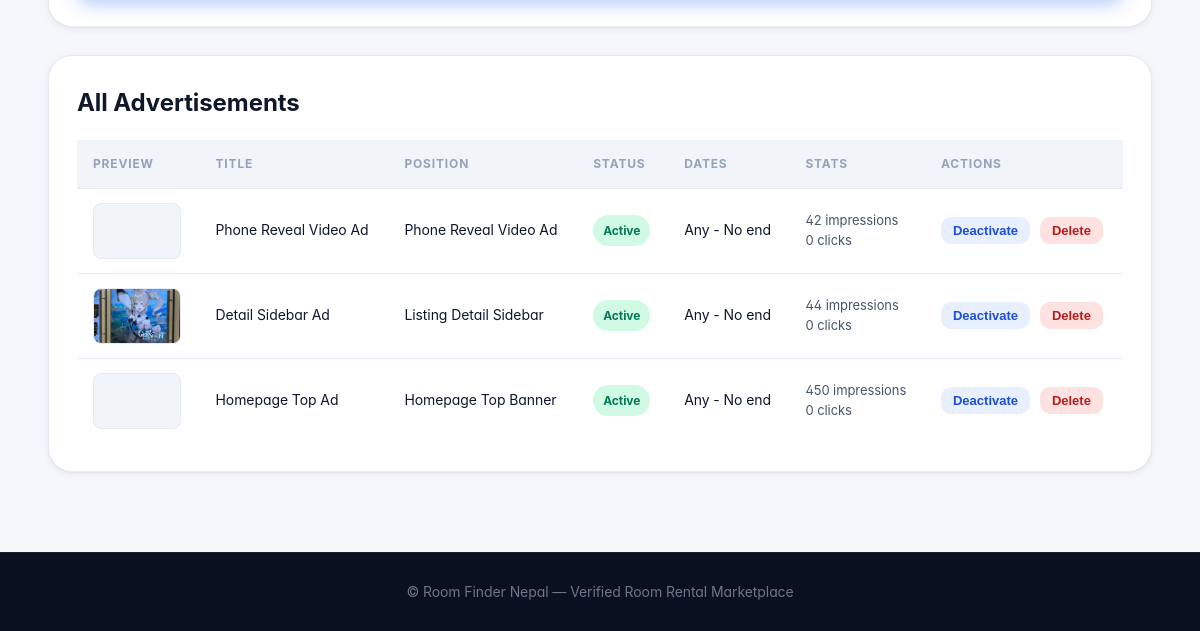
/dashboard/ads/ (signed in, lower part), run on an earlier commit of the app's database.
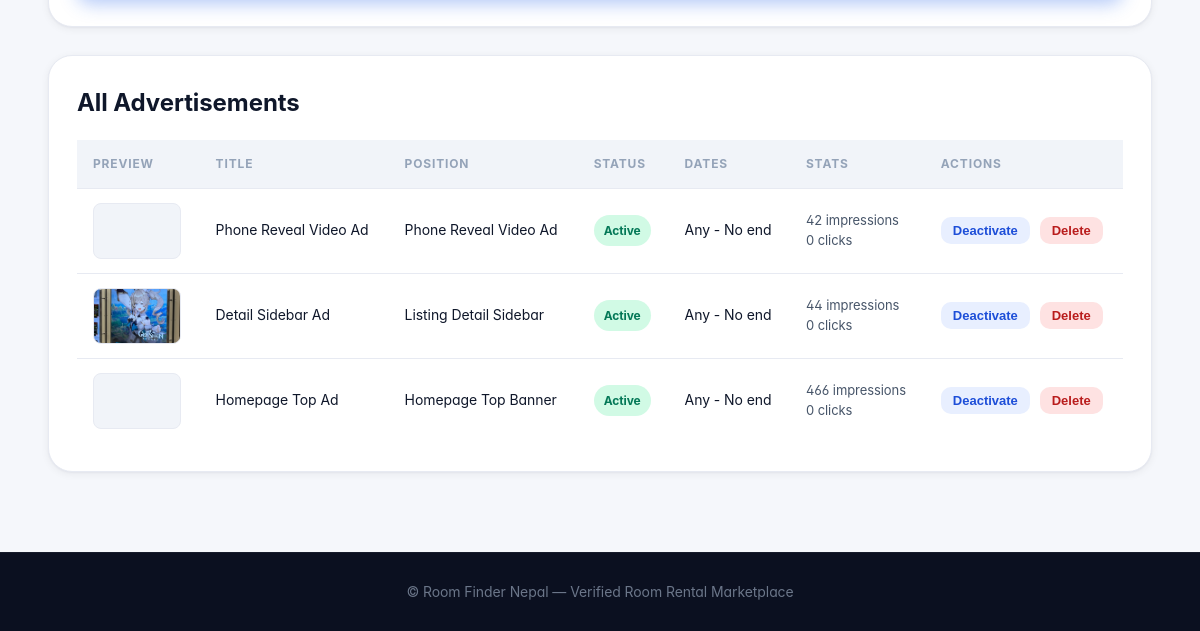
And on a later commit of the database.
### apps/advertisements/models.py (models this page shows, shortened)
class Advertisement(models.Model):
    POSITION_HOME_TOP = 'home_top'
    POSITION_HOME_BETWEEN_CARDS = 'home_between_cards'
    POSITION_DETAIL_BELOW_IMAGES = 'detail_below_images'
    POSITION_DETAIL_SIDEBAR = 'detail_sidebar'
    POSITION_PHONE_REVEAL_VIDEO = 'phone_reveal_video'
    POSITION_CHOICES = [
        (POSITION_HOME_TOP, 'Homepage Top Banner'),
        (POSITION_HOME_BETWEEN_CARDS, 'Homepage Between Cards'),
        (POSITION_DETAIL_BELOW_IMAGES, 'Listing Detail Below Images'),
        (POSITION_DETAIL_SIDEBAR, 'Listing Detail Sidebar'),
        (POSITION_PHONE_REVEAL_VIDEO, 'Phone Reveal Video Ad'),
    ]
    title = models.CharField(max_length=150)
    image = models.ImageField(
        upload_to='advertisements/',
        blank=True,
        null=True
    )
    video = models.FileField(
        upload_to='advertisements/videos/',
        blank=True,
        null=True
    )
    link = models.URLField(blank=True)
    position = models.CharField(
        max_length=50,
        choices=POSITION_CHOICES
    )
    is_active = models.BooleanField(default=True)
    start_date = models.DateField(null=True, blank=True)
    end_date = models.DateField(null=True, blank=True)
    impressions = models.PositiveIntegerField(default=0)
    clicks = models.PositiveIntegerField(default=0)
    created_at = models.DateTimeField(auto_now_add=True)
    class Meta:
        ordering = ['-created_at']
    @property
    def is_currently_active(self):
        today = timezone.now().date()
        if not self.is_active:
            return False
        if self.start_date and self.start_date > today:
            return False
        if self.end_date and self.end_date < today:
            return False
        return True

### apps/dashboard/views.py (the view)
    def wrapper(request, *args, **kwargs):
        if not request.user.is_authenticated:
            messages.error(request, "Please login first.")
            return redirect('login')
        if not request.user.is_platform_admin and not request.user.is_superuser:
            messages.error(request, "You are not allowed to access dashboard.")
            return redirect('home')
        return view_func(request, *args, **kwargs)

### apps/accounts/models.py (called while the page is built)
    @property
    def is_landlord(self):
        return self.role == self.ROLE_LANDLORD

    @property
    def is_platform_admin(self):
        return self.role == self.ROLE_ADMIN

### apps/dashboard/views.py (called while the page is built, shortened)
def admin_required(view_func):
    def wrapper(request, *args, **kwargs):
        if not request.user.is_authenticated:
            messages.error(request, "Please login first.")
            return redirect('login')
        if not request.user.is_platform_admin and not request.user.is_superuser:
            messages.error(request, "You are not allowed to access dashboard.")
            return redirect('home')
        return view_func(request, *args, **kwargs)
    return wrapper

@login_required
@admin_required
def ads_dashboard(request):
    ads = Advertisement.objects.all().order_by('-created_at')
    return render(request, 'dashboard/ads.html', {
        'ads': ads,
        'position_choices': Advertisement.POSITION_CHOICES,
    })

### templates/dashboard/ads.html (shortened to what this page needs)
{% extends 'base.html' %}
{% block content %}
<section class="dashboard-section">
    <div class="container">
        <div class="dashboard-card">
        </div>
        <div class="dashboard-card">
            <h2>All Advertisements</h2>
            <table class="dashboard-table">
                <thead>
                    <tr>
                        <th>Preview</th>
                        <th>Title</th>
                        <th>Position</th>
                        <th>Status</th>
                        <th>Dates</th>
                        <th>Stats</th>
                        <th>Actions</th>
                    </tr>
                </thead>
                <tbody>
                    {% for ad in ads %}
                        <tr>
                            <td>
                                {% if ad.image %}
                                    <img src="{{ ad.image.url }}" alt="{{ ad.title }}" class="ad-preview-media">
                                {% elif ad.video %}
                                    <video src="{{ ad.video.url }}" class="ad-preview-media" muted></video>
                                {% else %}
                                    No media
                                {% endif %}
                            </td>
                            <td>{{ ad.title }}</td>
                            <td>{{ ad.get_position_display }}</td>
                            <td>
                                {% if ad.is_currently_active %}
                                    <span class="ad-status active">Active</span>
                                {% else %}
                                    <span class="ad-status inactive">Inactive</span>
                                {% endif %}
                            </td>
                            <td>
                                {{ ad.start_date|default:"Any" }} -
                                {{ ad.end_date|default:"No end" }}
                            </td>
                            <td>
                                <div class="ad-stats-text">
                                    {{ ad.impressions }} impressions<br>
                                    {{ ad.clicks }} clicks
                                </div>
                            </td>
                            <td>
                                <form method="POST" action="{% url 'toggle_ad_status' ad.pk %}" class="inline-form">
                                    <button type="submit" class="table-btn">
                                        {% if ad.is_active %}Deactivate{% else %}Activate{% endif %}
                                    </button>
                                </form>
                                <form method="POST"
                                      action="{% url 'delete_ad' ad.pk %}"
                                      style="display:inline;"
                                      data-confirm="Are you sure you want to delete this ad?">
                                    <button type="submit" class="table-btn danger">
                                        Delete
                                    </button>
                                </form>
                            </td>
                        </tr>
                    {% empty %}
                        <tr>
                            <td colspan="7">No advertisements added yet.</td>
                        </tr>
                    {% endfor %}
                </tbody>
            </table>
        </div>
    </div>
</section>
{% endblock %}

What changed in the data, as far as the page shows it:
changed Advertisement "Homepage Top Ad": impressions "450" → "466"
